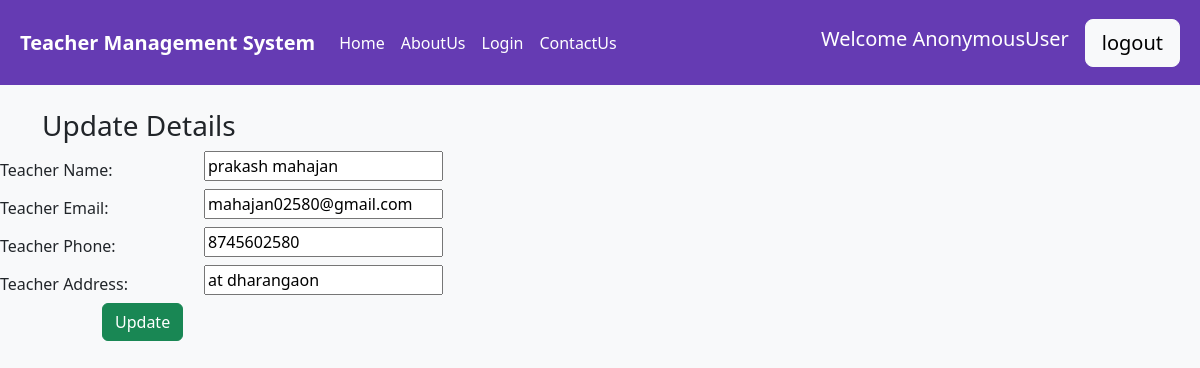
The app's page /edit/9 with its own data.
### home/models.py (models this page shows, shortened)
class Teacher_details(models.Model):
    id = models.AutoField(primary_key=True)
    tname=models.CharField(max_length=122,null=True)
    temail=models.CharField(max_length=122,null=True)
    tphone=models.CharField(max_length=122,null=True)
    tdob=models.DateField(null=True)
    tadd=models.TextField()
    tsscs=models.CharField(max_length=122,null=True)
    tsscp=models.CharField(max_length=122,null=True)
    thscs=models.CharField(max_length=122,null=True)
    thscp=models.CharField(max_length=122,null=True)
    tgp=models.CharField(max_length=122,null=True)
    tgc=models.CharField(max_length=122,null=True)
    tpgp=models.CharField(max_length=122,null=True)
    tpgc=models.CharField(max_length=122,null=True)
    tge=models.CharField(max_length=122,null=True)
    teq=models.CharField(max_length=122,null=True)
    teqy=models.CharField(max_length=122,null=True)
    teacher_service=models.CharField(max_length=122,null=True)
    join_date=models.DateField(null=True)
    teacher_salary=models.CharField(max_length=122,null=True)
    teacher_exp=models.CharField(max_length=122,null=True)
    image = models.ImageField(upload_to='images')
    field_name = models.FileField(blank="True",upload_to="media")

### home/views.py (the view)
# urls.py: path('edit/<int:id>', views.edit, name="edit"),
def edit(request, id):
    teacher = Teacher_details.objects.get(id=id)
    if request.method == "POST":
        form = TeacherForm(request.POST, instance=teacher)
        if form.is_valid():
             form.save()
        return redirect("/super_user",id=id)
    else:
        form=TeacherForm(instance=teacher)
    return render(request, 'edit_teacher.html', {'teacher': teacher})

### Templates/edit_teacher.html (shortened to what this page needs)
{% extends 'base.html' %}
{% block content %}
<form method="POST" class="post-form" action="">
    <div class="container">
<br>
     <h3>Update Details</h3>
    </div>
    <div class="form-group row">
    <label class="col-sm-2 col-form-label">Teacher Name:</label>
    <div class="col-sm-4">
        <input type="text" name="tname" id="id_tname" required maxlength="50" value="{{ teacher.tname }}"/>
    </div>
  </div>
  <div class="form-group row">
    <label class="col-sm-2 col-form-label">Teacher Email:</label>
    <div class="col-sm-4">
        <input type="text" name="temail" id="id_temail" required maxlength="100" value="{{ teacher.temail }}" />
    </div>
  </div>
    <div class="form-group row">
    <label class="col-sm-2 col-form-label">Teacher Phone:</label>
    <div class="col-sm-4">
        <input type="text" name="tphone" id="id_tphone" required maxlength="254" value="{{ teacher.tphone }}" />
    </div>
  </div>
    <div class="form-group row">
    <label class="col-sm-2 col-form-label">Teacher Address:</label>
    <div class="col-sm-4">
        <input type="text" name="tadd" id="id_tadd" required maxlength="255" value="{{ teacher.tadd }}" />
    </div>
  </div>
    <div class="form-group row">
    <label class="col-sm-1 col-form-label"></label>
    <div class="col-sm-4">
    <button type="submit" class="btn btn-success">Update</button>
    </div>
  </div>
</form>
{% endblock content %}

### records on screen
Teacher_details: tname "prakash mahajan", temail "mahajan02580@gmail.com", tphone "8745602580", tadd "at dharangaon"

### other values on screen
{{ request.user }} "AnonymousUser"
